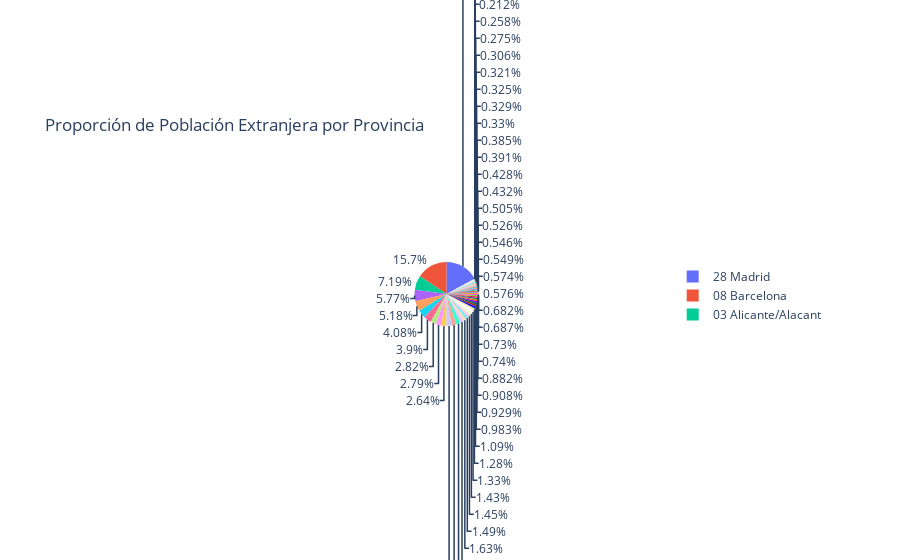

Notebook source saved alongside this figure:
### Code cell
# Pie Chart interactivo
pie_chart = px.pie(
    df,
    names="Provincia",
    values="Extranjera",
    title="Proporción de Población Extranjera por Provincia"
)
pie_chart

### Figure 1 — Plotly figure (JSON) as saved in the notebook; plotly's stock layout.template omitted (floating-point values rounded to 4 significant figures)
{"data": [{"domain": {"x": [0, 1], "y": [0, 1]}, "hovertemplate": "Provincia=%{label}<br>Extranjera=%{value}<extra></extra>", "labels": ["01 Araba/Álava", "02 Albacete", "03 Alicante/Alacant", "04 Almería", "15 Coruña, A", "33 Asturias", "05 Ávila", "06 Badajoz", "08 Barcelona", "09 Burgos", "10 Cáceres", "11 Cádiz", "39 Cantabria", "12 Castellón/Castelló", "13 Ciudad Real", "14 Córdoba", "16 Cuenca", "17 Girona", "18 Granada", "19 Guadalajara", "20 Gipuzkoa", "21 Huelva", "22 Huesca", "07 Balears, Illes", "23 Jaén", "26 Rioja, La", "35 Palmas, Las", "24 León", "25 Lleida", "27 Lugo", "28 Madrid", "29 Málaga", "30 Murcia", "31 Navarra", "32 Ourense", "34 Palencia", "36 Pontevedra", "37 Salamanca", "38 Santa Cruz de Tenerife", "40 Segovia", "41 Sevilla", "42 Soria", "43 Tarragona", "44 Teruel", "45 Toledo", "46 Valencia/València", "47 Valladolid", "48 Bizkaia", "49 Zamora", "50 Zaragoza"], "legendgroup": "", "name": "", "showlegend": true, "type": "pie", "values": [35006, 30673, 436502, 169446, 53572, 55136, 12868, 23762, 950707, 33150, 15680, 59681, 41711, 100968, 34873, 26005, 26222, 171482, 77605, 41407, 66111, 56445, 31926, 247669, 19985, 44336, 154129, 23398, 88356, 19759, 1041889, 314360, 236766, 80941, 19483, 8581, 44928, 18606, 160394, 20015, 90197, 10363, 151436, 16692, 86998, 350686, 33352, 99097, 7601, 132426]}], "layout": {"legend": {"tracegroupgap": 0}, "title": {"text": "Proporción de Población Extranjera por Provincia"}}}
